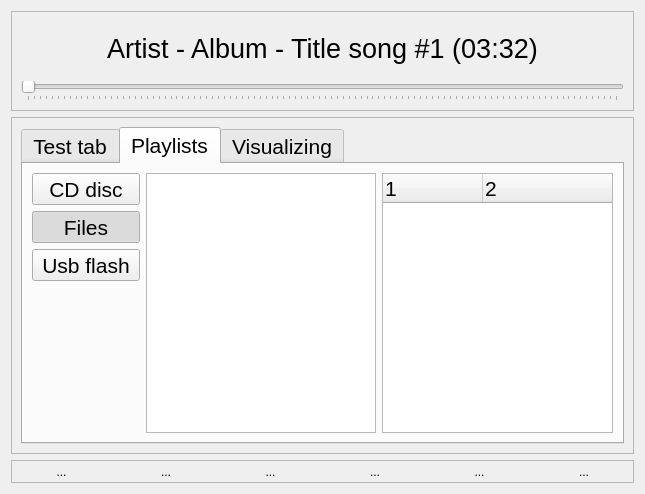
<ui version="4.0" >
 <class>mp3player</class>
 <widget class="QWidget" name="mp3player" >
  <property name="geometry" >
   <rect>
    <x>0</x>
    <y>0</y>
    <width>645</width>
    <height>494</height>
   </rect>
  </property>
  <property name="sizePolicy" >
   <sizepolicy vsizetype="Preferred" hsizetype="Preferred" >
    <horstretch>0</horstretch>
    <verstretch>0</verstretch>
   </sizepolicy>
  </property>
  <property name="windowTitle" >
   <string>Form</string>
  </property>
  <layout class="QVBoxLayout" >
   <item>
    <widget class="QFrame" name="frame_3" >
     <property name="sizePolicy" >
      <sizepolicy vsizetype="Preferred" hsizetype="Preferred" >
       <horstretch>0</horstretch>
       <verstretch>0</verstretch>
      </sizepolicy>
     </property>
     <property name="minimumSize" >
      <size>
       <width>16</width>
       <height>100</height>
      </size>
     </property>
     <property name="maximumSize" >
      <size>
       <width>16777215</width>
       <height>130</height>
      </size>
     </property>
     <property name="frameShape" >
      <enum>QFrame::StyledPanel</enum>
     </property>
     <property name="frameShadow" >
      <enum>QFrame::Sunken</enum>
     </property>
     <layout class="QVBoxLayout" >
      <item>
       <widget class="QLabel" name="titleLabel" >
        <property name="font" >
         <font>
          <pointsize>20</pointsize>
         </font>
        </property>
        <property name="text" >
         <string>Artist - Album - Title song #1 (03:32)</string>
        </property>
        <property name="alignment" >
         <set>Qt::AlignCenter</set>
        </property>
        <property name="wordWrap" >
         <bool>true</bool>
        </property>
       </widget>
      </item>
      <item>
       <widget class="QSlider" name="timeLine" >
        <property name="orientation" >
         <enum>Qt::Horizontal</enum>
        </property>
        <property name="tickPosition" >
         <enum>QSlider::TicksBelow</enum>
        </property>
       </widget>
      </item>
     </layout>
    </widget>
   </item>
   <item>
    <widget class="QFrame" name="visualWidget" >
     <property name="frameShape" >
      <enum>QFrame::StyledPanel</enum>
     </property>
     <property name="frameShadow" >
      <enum>QFrame::Sunken</enum>
     </property>
     <layout class="QVBoxLayout" >
      <item>
       <widget class="QTabWidget" name="tabWidget" >
        <property name="font" >
         <font>
          <pointsize>16</pointsize>
         </font>
        </property>
        <property name="currentIndex" >
         <number>1</number>
        </property>
        <property name="iconSize" >
         <size>
          <width>32</width>
          <height>32</height>
         </size>
        </property>
        <widget class="QWidget" name="tab" >
         <attribute name="title" >
          <string>Test tab</string>
         </attribute>
         <attribute name="icon" >
          <iconset>../skins/default/icons/office.png</iconset>
         </attribute>
         <layout class="QHBoxLayout" >
          <item>
           <widget class="QTextEdit" name="testText" />
          </item>
         </layout>
        </widget>
        <widget class="QWidget" name="tab_2" >
         <attribute name="title" >
          <string>Playlists</string>
         </attribute>
         <attribute name="icon" >
          <iconset>../skins/default/icons/www.png</iconset>
         </attribute>
         <layout class="QGridLayout" >
          <item row="0" column="0" >
           <widget class="QToolButton" name="toolButton" >
            <property name="sizePolicy" >
             <sizepolicy vsizetype="Fixed" hsizetype="Preferred" >
              <horstretch>0</horstretch>
              <verstretch>0</verstretch>
             </sizepolicy>
            </property>
            <property name="text" >
             <string>CD disc</string>
            </property>
            <property name="icon" >
             <iconset>../skins/default/icons/cdplayer.png</iconset>
            </property>
            <property name="iconSize" >
             <size>
              <width>32</width>
              <height>32</height>
             </size>
            </property>
            <property name="checkable" >
             <bool>true</bool>
            </property>
            <property name="toolButtonStyle" >
             <enum>Qt::ToolButtonTextUnderIcon</enum>
            </property>
           </widget>
          </item>
          <item rowspan="4" row="0" column="1" >
           <widget class="QTreeView" name="mediaTree" >
            <property name="animated" >
             <bool>false</bool>
            </property>
           </widget>
          </item>
          <item rowspan="4" row="0" column="2" >
           <widget class="QTreeWidget" name="playListTree" >
            <property name="columnCount" >
             <number>2</number>
            </property>
            <column>
             <property name="text" >
              <string>1</string>
             </property>
            </column>
            <column>
             <property name="text" >
              <string>2</string>
             </property>
            </column>
           </widget>
          </item>
          <item row="1" column="0" >
           <widget class="QToolButton" name="toolButton_2" >
            <property name="sizePolicy" >
             <sizepolicy vsizetype="Fixed" hsizetype="Preferred" >
              <horstretch>0</horstretch>
              <verstretch>0</verstretch>
             </sizepolicy>
            </property>
            <property name="text" >
             <string>Files</string>
            </property>
            <property name="icon" >
             <iconset>../skins/default/icons/mp3player.png</iconset>
            </property>
            <property name="iconSize" >
             <size>
              <width>32</width>
              <height>32</height>
             </size>
            </property>
            <property name="checkable" >
             <bool>true</bool>
            </property>
            <property name="checked" >
             <bool>true</bool>
            </property>
            <property name="toolButtonStyle" >
             <enum>Qt::ToolButtonTextUnderIcon</enum>
            </property>
           </widget>
          </item>
          <item row="2" column="0" >
           <widget class="QToolButton" name="toolButton_3" >
            <property name="sizePolicy" >
             <sizepolicy vsizetype="Fixed" hsizetype="Preferred" >
              <horstretch>0</horstretch>
              <verstretch>0</verstretch>
             </sizepolicy>
            </property>
            <property name="text" >
             <string>Usb flash</string>
            </property>
            <property name="icon" >
             <iconset>../skins/default/icons/usbflash.png</iconset>
            </property>
            <property name="iconSize" >
             <size>
              <width>32</width>
              <height>32</height>
             </size>
            </property>
            <property name="checkable" >
             <bool>true</bool>
            </property>
            <property name="toolButtonStyle" >
             <enum>Qt::ToolButtonTextUnderIcon</enum>
            </property>
           </widget>
          </item>
          <item row="3" column="0" >
           <spacer>
            <property name="orientation" >
             <enum>Qt::Vertical</enum>
            </property>
            <property name="sizeHint" >
             <size>
              <width>20</width>
              <height>21</height>
             </size>
            </property>
           </spacer>
          </item>
         </layout>
        </widget>
        <widget class="QWidget" name="tab_3" >
         <attribute name="title" >
          <string>Visualizing</string>
         </attribute>
         <attribute name="icon" >
          <iconset>../skins/default/icons/cdplayer.png</iconset>
         </attribute>
        </widget>
       </widget>
      </item>
     </layout>
    </widget>
   </item>
   <item>
    <widget class="QFrame" name="frame" >
     <property name="sizePolicy" >
      <sizepolicy vsizetype="Fixed" hsizetype="Preferred" >
       <horstretch>0</horstretch>
       <verstretch>0</verstretch>
      </sizepolicy>
     </property>
     <property name="autoFillBackground" >
      <bool>false</bool>
     </property>
     <property name="frameShape" >
      <enum>QFrame::StyledPanel</enum>
     </property>
     <property name="frameShadow" >
      <enum>QFrame::Raised</enum>
     </property>
     <layout class="QHBoxLayout" >
      <property name="leftMargin" >
       <number>0</number>
      </property>
      <property name="topMargin" >
       <number>0</number>
      </property>
      <property name="rightMargin" >
       <number>0</number>
      </property>
      <property name="bottomMargin" >
       <number>0</number>
      </property>
      <item>
       <widget class="QToolButton" name="firstBtn" >
        <property name="sizePolicy" >
         <sizepolicy vsizetype="Preferred" hsizetype="Preferred" >
          <horstretch>0</horstretch>
          <verstretch>0</verstretch>
         </sizepolicy>
        </property>
        <property name="text" >
         <string>...</string>
        </property>
        <property name="icon" >
         <iconset>../skins/default/mp3player/player_start.png</iconset>
        </property>
        <property name="iconSize" >
         <size>
          <width>32</width>
          <height>32</height>
         </size>
        </property>
        <property name="autoRaise" >
         <bool>true</bool>
        </property>
       </widget>
      </item>
      <item>
       <widget class="QToolButton" name="prevBtn" >
        <property name="sizePolicy" >
         <sizepolicy vsizetype="Preferred" hsizetype="Preferred" >
          <horstretch>0</horstretch>
          <verstretch>0</verstretch>
         </sizepolicy>
        </property>
        <property name="text" >
         <string>...</string>
        </property>
        <property name="icon" >
         <iconset>../skins/default/mp3player/player_rew.png</iconset>
        </property>
        <property name="iconSize" >
         <size>
          <width>32</width>
          <height>32</height>
         </size>
        </property>
        <property name="autoRaise" >
         <bool>true</bool>
        </property>
       </widget>
      </item>
      <item>
       <widget class="QToolButton" name="playBtn" >
        <property name="sizePolicy" >
         <sizepolicy vsizetype="Preferred" hsizetype="Preferred" >
          <horstretch>0</horstretch>
          <verstretch>0</verstretch>
         </sizepolicy>
        </property>
        <property name="text" >
         <string>...</string>
        </property>
        <property name="icon" >
         <iconset>../skins/default/mp3player/player_play.png</iconset>
        </property>
        <property name="iconSize" >
         <size>
          <width>32</width>
          <height>32</height>
         </size>
        </property>
        <property name="autoRaise" >
         <bool>true</bool>
        </property>
       </widget>
      </item>
      <item>
       <widget class="QToolButton" name="nextBtn" >
        <property name="sizePolicy" >
         <sizepolicy vsizetype="Preferred" hsizetype="Preferred" >
          <horstretch>0</horstretch>
          <verstretch>0</verstretch>
         </sizepolicy>
        </property>
        <property name="text" >
         <string>...</string>
        </property>
        <property name="icon" >
         <iconset>../skins/default/mp3player/player_fwd.png</iconset>
        </property>
        <property name="iconSize" >
         <size>
          <width>32</width>
          <height>32</height>
         </size>
        </property>
        <property name="autoRaise" >
         <bool>true</bool>
        </property>
       </widget>
      </item>
      <item>
       <widget class="QToolButton" name="lastBtn" >
        <property name="sizePolicy" >
         <sizepolicy vsizetype="Preferred" hsizetype="Preferred" >
          <horstretch>0</horstretch>
          <verstretch>0</verstretch>
         </sizepolicy>
        </property>
        <property name="text" >
         <string>...</string>
        </property>
        <property name="icon" >
         <iconset>../skins/default/mp3player/player_end.png</iconset>
        </property>
        <property name="iconSize" >
         <size>
          <width>32</width>
          <height>32</height>
         </size>
        </property>
        <property name="autoRaise" >
         <bool>true</bool>
        </property>
       </widget>
      </item>
      <item>
       <widget class="QToolButton" name="ejectBtn" >
        <property name="sizePolicy" >
         <sizepolicy vsizetype="Preferred" hsizetype="Preferred" >
          <horstretch>0</horstretch>
          <verstretch>0</verstretch>
         </sizepolicy>
        </property>
        <property name="text" >
         <string>...</string>
        </property>
        <property name="icon" >
         <iconset>../skins/default/mp3player/player_eject.png</iconset>
        </property>
        <property name="iconSize" >
         <size>
          <width>32</width>
          <height>32</height>
         </size>
        </property>
        <property name="autoRaise" >
         <bool>true</bool>
        </property>
       </widget>
      </item>
     </layout>
    </widget>
   </item>
  </layout>
 </widget>
 <resources/>
 <connections/>
</ui>
